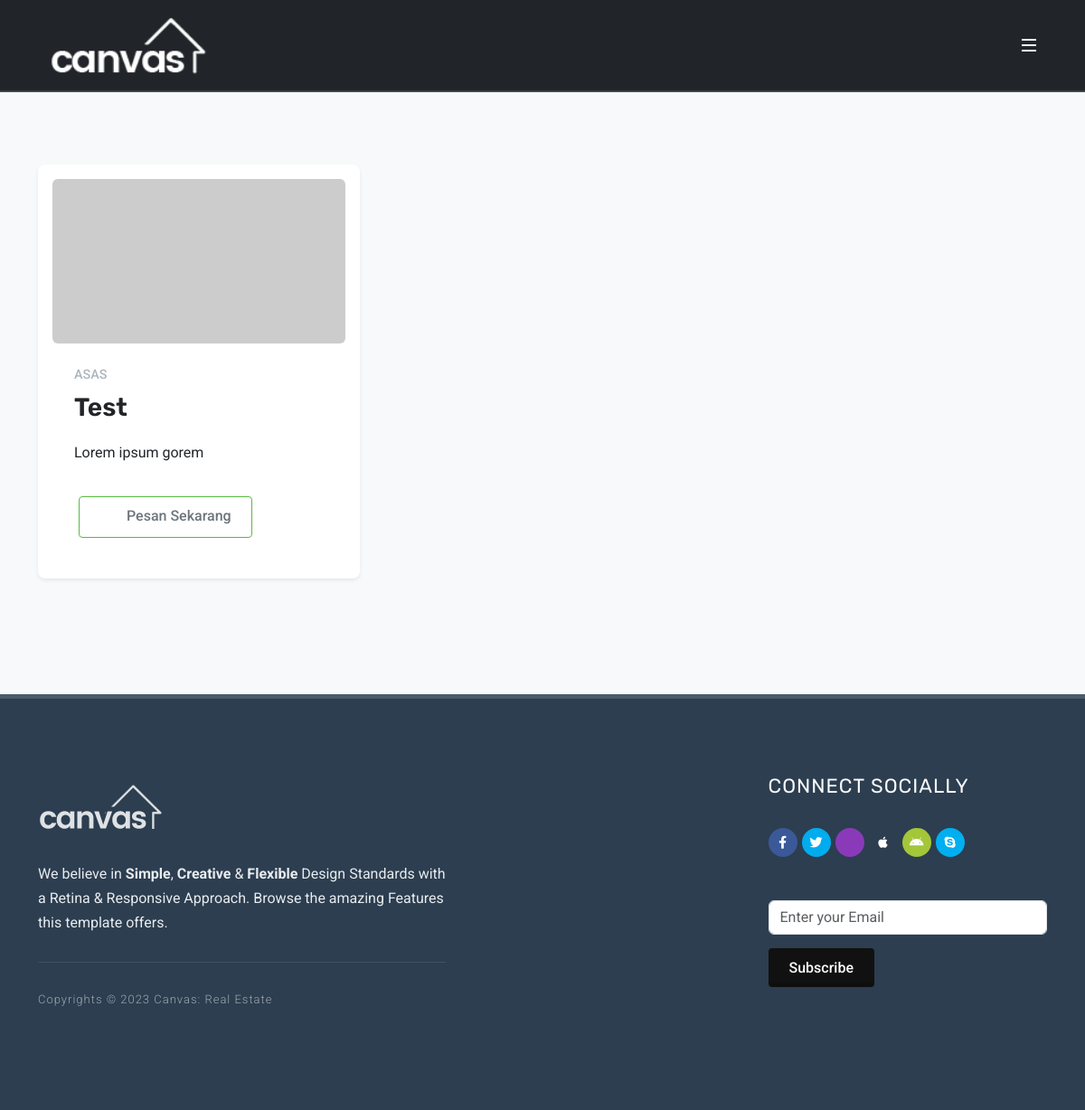
/index.php/home/product, run on the app's committed database.
### tables this page shows
CREATE TABLE `product` (
  `id` int(11) NOT NULL,
  `nama` text NOT NULL,
  `kategori` varchar(100) NOT NULL,
  `ukuran` varchar(100) NOT NULL,
  `tebal_daun_pintu` float NOT NULL,
  `tebal_plat_daun_pintu` float NOT NULL,
  `tebal_plat_kusen_pintu` float NOT NULL,
  `insulation` varchar(255) NOT NULL,
  `engsel` varchar(255) NOT NULL,
  `fire_rated` int(11) NOT NULL,
  `overlap_bibir_pintu` float DEFAULT NULL,
  `aksesoris` text NOT NULL,
  `tebal_frame_kisi` float DEFAULT NULL,
  `tebal_rangka_pintu` float DEFAULT NULL,
  `sliding_gear` varchar(255) DEFAULT NULL,
  `foto` text NOT NULL,
  `galery` text NOT NULL,
  `deskripsi` text NOT NULL
);

### application/views/home/includes/layout.php (called while the page is built, shortened)
<?php
$this->load->view('home/includes/header', array('title' => $title));
$this->load->view('home/includes/navbar');
$this->load->view('home/' . $content);
?>

### application/core/MY_Controller.php (called while the page is built, shortened)
<?php
class MY_Controller extends CI_Controller
{
	public $title = 'Ikatan Bujang Gadis SMA Negeri 9 Palembang';
	protected function template($data, $module = '')
	{
		$data['global_title'] = $this->title;
		$data['module'] = $module;
		if ( strlen($module) > 0 )
			return $this->load->view($module . '/includes/layout', $data);
		return $this->load->view('includes/layout', $data);
	}
}

### application/controllers/Home.php (called while the page is built, shortened)
<?php
class Home extends MY_Controller
{
    public function product()
    {
        $this->data['products'] = $this->Product_m->get();
        $this->data['content'] = 'produk';
        $this->data['title'] = 'Home | '.$this->title;
        $this->template($this->data ,'home');
    }
}

### index.php (called while the page is built, shortened)
<?php
require_once BASEPATH.'core/CodeIgniter.php';

### application/core/MY_Model.php (called while the page is built, shortened)
<?php
class MY_Model extends CI_Model
{
	protected $data = [];
	public function get($cond = '')
	{
		$query = $this->db->get($this->data['table_name']);
		return $query->result();
	}
}

### application/views/home/produk.php (the view)
<section id="content">
    <div class="content-wrap bg-light">
        <div class="container">
            <div class="row g-4 mb-5">
                <?php foreach($products as $product) : ?>
                <article class="entry event col-md-6 col-lg-4 mb-0">
                    <div
                        class="grid-inner bg-white row g-0 p-3 border-0 rounded-5 shadow-sm h-shadow all-ts h-translate-y-sm">
                        <div class="col-12 mb-md-0">
                            <a href="<?= base_url('product/detail/' . $product->id) ?>" class="entry-image">
                                <img src="<?= base_url() . $product->foto ?>"
                                    onerror=" this.src = 'https://placehold.co/800x450';"
                                    alt="Inventore voluptates velit totam ipsa tenetur" class="rounded-2">
                            </a>
                        </div>
                        <div class="col-12 p-4 pt-0">
                            <div class="entry-meta no-separator mb-1 mt-0">
                                <ul>
                                    <li class="text-uppercase fw-medium"><?= $product->kategori ?></li>
                                </ul>
                            </div>
                            <div class="entry-title nott">
                                <h3><a href="<?= base_url('product/detail/'. $product->id) ?>"><?= $product->nama ?></a></h3>
                            </div>
                            <div class="entry-content my-3">
                                <p>
                                    <?= $product->deskripsi ?>
                                </p>
                            </div>
                            <div class="entry-meta no-separator">
                                <ul>
                                    <li class="text-end pull-right">
                                        <a href="#" class="button button-border button-rounded button-green"><i
                                                class="bi-whatsapp"></i> Pesan Sekarang</a>
                                    </li>
                                </ul>
                            </div>
                        </div>
                    </div>
                </article>
                <?php endforeach; ?>
            </div>
        </div>
    </div>
</section>

### assets/home/real-estate/real-estate.css (style rules this page uses)
:root { --cnvs-themecolor: #2C3E50; --cnvs-themecolor-rgb: 44, 62, 80; --cnvs-secondary-color: #F0AD4E; --cnvs-body-font: 'Roboto', sans-serif; --cnvs-primary-font: 'Rubik', sans-serif; --cnvs-secondary-font: 'Lora', serif; }

### data on the page
product: kategori "ASAS", nama "Test", deskripsi "Lorem ipsum gorem"
